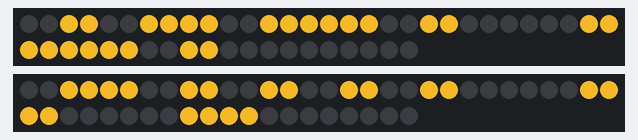
This program was run on a simulated Arduino Micro, built with avr-gcc and run on an emulated ATmega32U4. Shown: 2 × 50 RGB LEDs in strip order, left to right, continuing on the next row. Random numbers use the default seed unless the program sets one.

Above: at 0.37 s.
At 7.6 s:
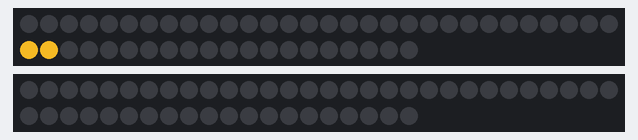
At 15.1 s:
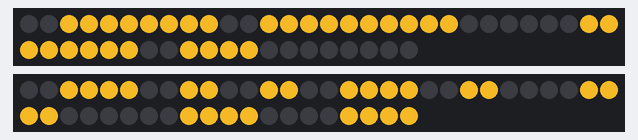
At 21.6 s:
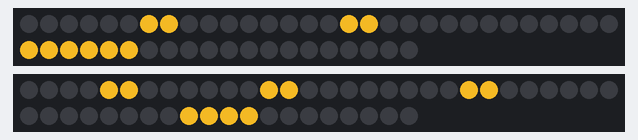
At 38.37 s:
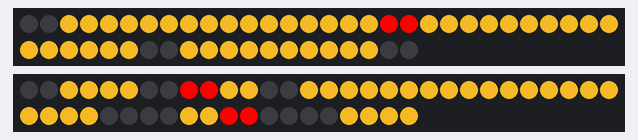
At 39.74 s:
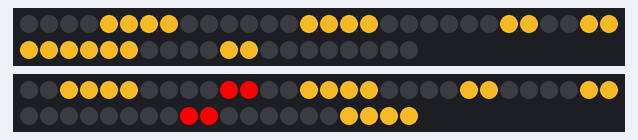

The program:

main.cpp
```cpp
#include "FastLED.h"

#define NUM_LEDS_A 50
#define NUM_LEDS_B 50
#define NUM_LEDS (NUM_LEDS_A+NUM_LEDS_B)

#define DATA_PIN_A 2
#define DATA_PIN_B 3

CRGB ledBuffer[NUM_LEDS_A + NUM_LEDS_B];

#define WALL_X 4
#define WALL_Y 12


class Cell
{
public:

   typedef enum {
      Inactive,
      Loading,
      Nominal,
      Overload,
      Error
   } State;

   State state;

   char count;
   bool switched;

   Cell()
   {
      state = random8() > 128 ? State::Loading : State::Inactive;
      count = random8(0, 32);
      switched = false;
   }

   void setState(State newState, char newCount)
   {
      state = newState;
      count = newCount;
      switched = true;
   }

   void tick()
   {
      switched = false;

      switch(state)
      {
         case Inactive:
         {
            if (count-- <= 0) { setState(State::Loading, random8(8, 14)); }
         }
         break;

         case Loading:
         {
            if (count-- <= 0) { setState(State::Nominal, random8(12, 36)); }
         }
         break;

         case Nominal:
         {
            if (random8() < 3)     { setState(State::Error, random8(4, 64)); }
            else if (count-- <= 0) { setState(State::Overload, random8(16, 36)); }
         }
         break;

         case Overload:
         {
            if (random8() < 30) { setState(State::Nominal, random8(4, 24)); }
            if (count-- <= 0)   { setState(State::Error, random8(8, 36)); }
         }
         break;

         case Error:
         {
            if (random8() < 8)       { switched = true; state = State::Nominal;  count = random8(16, 36); }
            else if (random8() < 20) { switched = true; state = State::Overload; count = random8(16, 36); }
            else if (count-- <= 0)   { switched = true; state = State::Inactive; count = random8(36,64); }
         }
         break;

         default:
         {
            state = State::Error;
         }
      }

   }

   CRGB blink(CRGB color1, CRGB color2, unsigned long clock, int duty1, int duty2)
   {
      if (fmod(clock, duty1 + duty2) < duty1)
      {
         return color1;
      }
      else
      {
         return color2;
      }
   }

   CRGB getColor(unsigned long clock)
   {
      switch(state)
      {
         case Inactive:
         {
            return blink(CRGB::Goldenrod, CRGB::Black, clock, 200, 1800);
         }
         break;

         case Loading:
         {
            return blink(CRGB::Goldenrod, CRGB::Black, clock, 500, 500);
         }
         break;

         case Nominal:
         {
            return CRGB::Goldenrod;
         }
         break;

         case Overload:
         {
            return blink(CRGB::Red, CRGB::Goldenrod, clock, 400, 640);
         }
         break;

         case Error:
         {
            return blink(CRGB::Red, CRGB::Black, clock, 1200, 800);
         }
         break;
      }

      return CRGB::Black;
   }
};

Cell wall[WALL_X * WALL_Y];

void setup() {

  	  FastLED.addLeds<WS2811, DATA_PIN_A, RGB>(ledBuffer, NUM_LEDS_A);
     FastLED.addLeds<WS2811, DATA_PIN_B, RGB>(ledBuffer + NUM_LEDS_A, NUM_LEDS_B);

}

void arrange(unsigned long clock)
{
   int i, x, y;
   i = 2; // skip pixels at start of strand A
   for (y = (WALL_Y / 2) - 1; y >= 0; y--)
   {
      if (y % 2 == 0)
      {
         for(x = 0; x < WALL_X; x++)
         {
            CRGB c = wall[WALL_X * y + x].getColor(clock);
            ledBuffer[i++] = c;
            ledBuffer[i++] = c;
         }
      } else {
         for(x = WALL_X - 1; x >= 0; x--)
         {
            CRGB c = wall[WALL_X * y + x].getColor(clock);
            ledBuffer[i++] = c;
            ledBuffer[i++] = c;
         }
      }
   }
   i += 2; // skip pixels at start of strand B
   for (y = (WALL_Y / 2); y < WALL_Y; y++)
   {
      if (y % 2 == 1)
      {
         for(x = 0; x < WALL_X; x++)
         {
            CRGB c = wall[WALL_X * y + x].getColor(clock);
            ledBuffer[i++] = c;
            ledBuffer[i++] = c;
         }
      } else {
         for(x = WALL_X - 1; x >= 0; x--)
         {
            CRGB c = wall[WALL_X * y + x].getColor(clock);
            ledBuffer[i++] = c;
            ledBuffer[i++] = c;
         }
      }
   }

   FastLED.show();
}

void testblink() {
   for (int i=0; i<NUM_LEDS;i++) {
      ledBuffer[i] = CRGB::Red;
   }

   FastLED.show();
   delay(500);

   for (int i=0; i<NUM_LEDS;i++) {
      ledBuffer[i] = CRGB::Black;
   }

   FastLED.show();
   delay(500);

   for (int i=0; i<NUM_LEDS;i++) {
      ledBuffer[i] = CRGB::White;
   }

   FastLED.show();
   delay(500);

   for (int i=0; i<NUM_LEDS;i++) {
      ledBuffer[i] = CRGB::Black;
   }

   FastLED.show();
   delay(500);
}

unsigned long lastFrame = 0;
unsigned long frameLength = 2000;

void loop() {

   int x, y;
   unsigned long clock = millis();

   if (clock - lastFrame > frameLength) {
      lastFrame = clock;

      for(x = 0; x < WALL_X; x++)
      {
         for(y = 0; y < WALL_Y; y++)
         {
            wall[WALL_X * y + x].tick();
         }
      }

      for(y = 0; y < WALL_Y; y++)
      {
         uint8_t r = random8();
         if (r < 3)
         {
            wall[WALL_X * y + r + 1] = wall[WALL_X * y + r];
         }
         else if (r < 8 && y > 0)
         {
            for (x = 0; x < WALL_X; x++)
            {
               wall[WALL_X * y + x] = wall[WALL_X * (y - 1) + x];
            }
         }
      }

   }

   //testblink();

   arrange(clock);
}
```

Measured:
- what the display in image 1 shows lasts 0.5 s, from 7.5 s to 8.0 s
